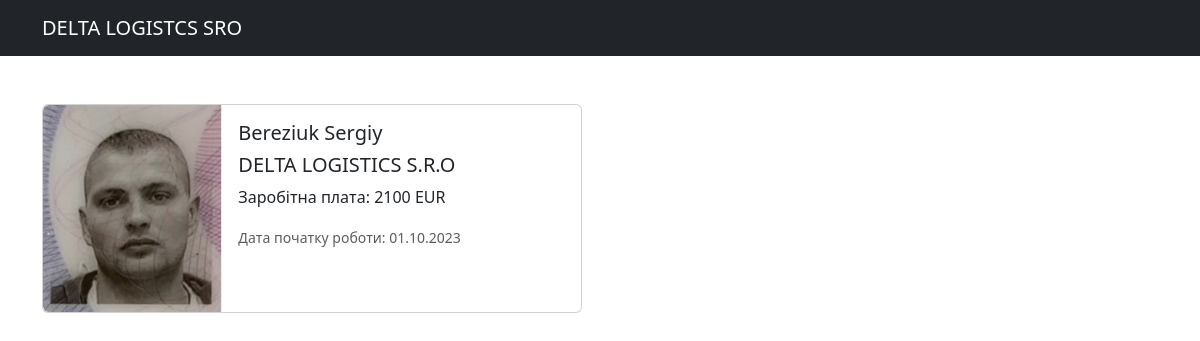
Screenshot of /delta/1 with the database file from the repository.
### delta_app/models.py (models this page shows, shortened)
class Driver(models.Model):
    full_name = models.CharField(max_length=50)
    company = models.CharField(max_length=50, blank=True)
    start_date = models.CharField(max_length=50, blank=True)
    salary = models.CharField(max_length=4, blank=True)

### delta_app/views.py (the view)
# urls.py: path('<int:driver_id>', views.get_driver, name='driver')
def get_driver(request, driver_id):
    driver = get_object_or_404(Driver, pk=driver_id)
    return render(request, "delta/single_driver.html", {"driver": driver})

### templates/delta/single_driver.html (shortened to what this page needs)
{% extends 'base.html' %}
{% load static %}
{% block content %}
<div class="card mb-3 mt-5" style="max-width: 540px;">
  <div class="row g-0">
    <div class="col-md-4">
      <img src="{% static '/images/bereziuk.png' %}" class="img-fluid rounded-start" alt="bereziuk">
    </div>
    <div class="col-md-8">
      <div class="card-body">
        <h5 class="card-title">{{ driver.full_name }}</h5>
        <h5 class="card-title">{{ driver.company }}</h5>
        <p class="card-text">Заробітна плата: {{ driver.salary }} EUR</p>
        <p class="card-text"><small class="text-body-secondary">Дата початку роботи: {{ driver.start_date }}</small></p>
      </div>
    </div>
  </div>
</div>
{% endblock %}

### rows the page displays
Driver: full_name "Bereziuk Sergiy", company "DELTA LOGISTICS S.R.O", salary "2100", start_date "01.10.2023"
